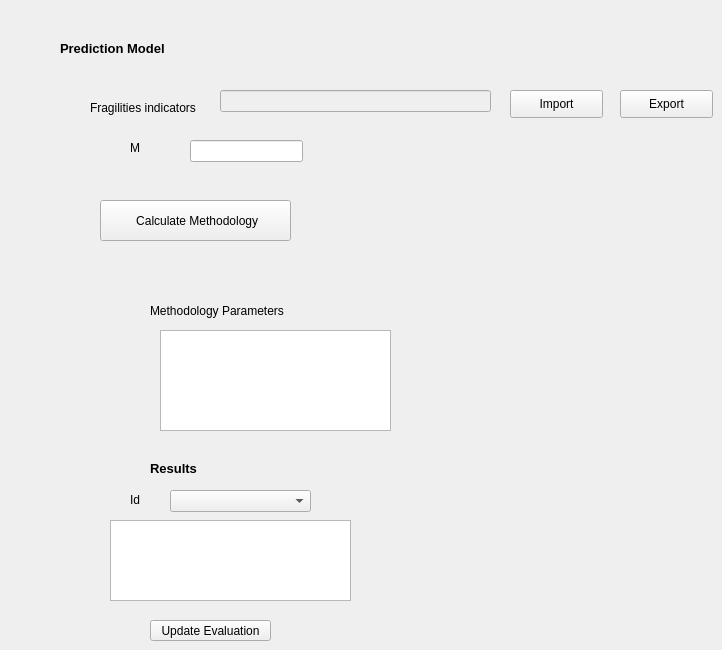
        <widget class="QWidget" name="tab_4">
         <attribute name="title">
          <string>Prediction Model.</string>
         </attribute>
         <widget class="QPushButton" name="resilienceButton">
          <property name="geometry">
           <rect>
            <x>100</x>
            <y>200</y>
            <width>191</width>
            <height>41</height>
           </rect>
          </property>
          <property name="text">
           <string> Calculate Methodology</string>
          </property>
         </widget>
         <widget class="QLabel" name="label_17">
          <property name="geometry">
           <rect>
            <x>60</x>
            <y>40</y>
            <width>171</width>
            <height>16</height>
           </rect>
          </property>
          <property name="font">
           <font>
            <pointsize>10</pointsize>
            <weight>75</weight>
            <bold>true</bold>
           </font>
          </property>
          <property name="text">
           <string>Prediction Model</string>
          </property>
         </widget>
         <widget class="QLineEdit" name="predictveIndicatorsLineEdit">
          <property name="enabled">
           <bool>false</bool>
          </property>
          <property name="geometry">
           <rect>
            <x>220</x>
            <y>90</y>
            <width>271</width>
            <height>22</height>
           </rect>
          </property>
         </widget>
         <widget class="QLabel" name="label_41">
          <property name="geometry">
           <rect>
            <x>90</x>
            <y>100</y>
            <width>121</width>
            <height>16</height>
           </rect>
          </property>
          <property name="text">
           <string>Fragilities indicators</string>
          </property>
         </widget>
         <widget class="QPushButton" name="fragindexportButton">
          <property name="geometry">
           <rect>
            <x>620</x>
            <y>90</y>
            <width>93</width>
            <height>28</height>
           </rect>
          </property>
          <property name="text">
           <string>Export</string>
          </property>
         </widget>
         <widget class="QWidget" name="widgetPredictionModelResults" native="true">
          <property name="geometry">
           <rect>
            <x>100</x>
            <y>440</y>
            <width>291</width>
            <height>161</height>
           </rect>
          </property>
          <widget class="QLabel" name="label_43">
           <property name="geometry">
            <rect>
             <x>50</x>
             <y>20</y>
             <width>101</width>
             <height>16</height>
            </rect>
           </property>
           <property name="font">
            <font>
             <pointsize>10</pointsize>
             <weight>75</weight>
             <bold>true</bold>
            </font>
           </property>
           <property name="text">
            <string>Results</string>
           </property>
          </widget>
          <widget class="QTableWidget" name="tableViewMethodology">
           <property name="geometry">
            <rect>
             <x>10</x>
             <y>80</y>
             <width>241</width>
             <height>81</height>
            </rect>
           </property>
          </widget>
          <widget class="QLabel" name="label_9">
           <property name="geometry">
            <rect>
             <x>30</x>
             <y>50</y>
             <width>21</width>
             <height>20</height>
            </rect>
           </property>
           <property name="text">
            <string>Id</string>
           </property>
          </widget>
          <widget class="QComboBox" name="idComboBox">
           <property name="geometry">
            <rect>
             <x>70</x>
             <y>50</y>
             <width>141</width>
             <height>22</height>
            </rect>
           </property>
          </widget>
         </widget>
         <widget class="QPushButton" name="updateValutazione">
          <property name="geometry">
           <rect>
            <x>150</x>
            <y>620</y>
            <width>121</width>
            <height>21</height>
           </rect>
          </property>
          <property name="text">
           <string>Update Evaluation</string>
          </property>
         </widget>
         <widget class="QWidget" name="widget_4" native="true">
          <property name="geometry">
           <rect>
            <x>120</x>
            <y>270</y>
            <width>351</width>
            <height>171</height>
           </rect>
          </property>
          <widget class="QLabel" name="predictionmodelparameterslabel">
           <property name="geometry">
            <rect>
             <x>30</x>
             <y>30</y>
             <width>181</width>
             <height>21</height>
            </rect>
           </property>
           <property name="text">
            <string>Methodology Parameters</string>
           </property>
          </widget>
          <widget class="QTableWidget" name="tableWidgetParameters">
           <property name="geometry">
            <rect>
             <x>40</x>
             <y>60</y>
             <width>231</width>
             <height>101</height>
            </rect>
           </property>
          </widget>
         </widget>
         <widget class="QPushButton" name="fragindimportButton">
          <property name="geometry">
           <rect>
            <x>510</x>
            <y>90</y>
            <width>93</width>
            <height>28</height>
           </rect>
          </property>
          <property name="text">
           <string>Import</string>
          </property>
         </widget>
         <widget class="QLabel" name="label">
          <property name="geometry">
           <rect>
            <x>130</x>
            <y>140</y>
            <width>53</width>
            <height>16</height>
           </rect>
          </property>
          <property name="text">
           <string>M</string>
          </property>
         </widget>
         <widget class="QLineEdit" name="MPredictiveModelLineEdit">
          <property name="geometry">
           <rect>
            <x>190</x>
            <y>140</y>
            <width>113</width>
            <height>22</height>
           </rect>
          </property>
         </widget>
        </widget>
